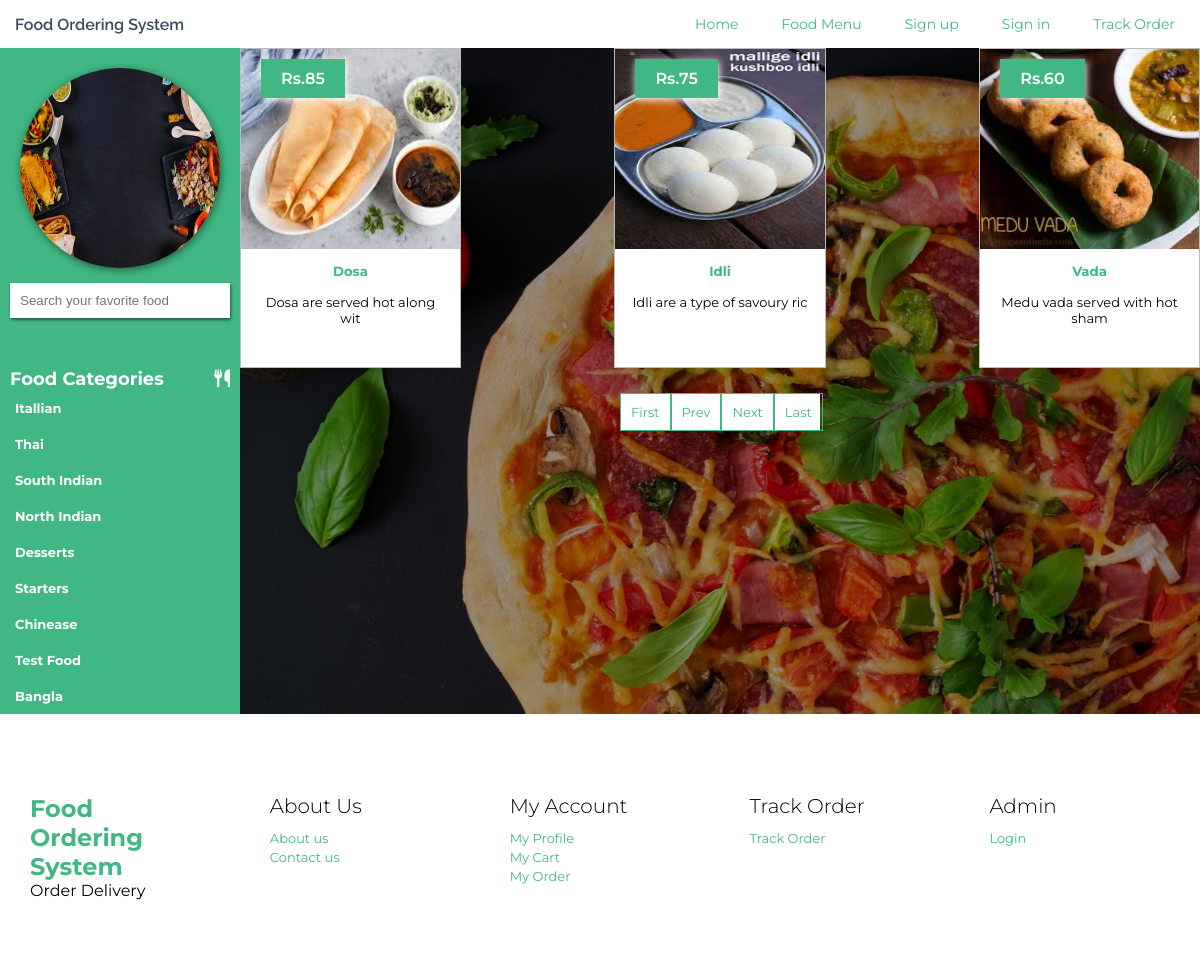
The page /viewfood-categorywise.php?catid=South Indian on the database its author committed.
### tables this page shows
CREATE TABLE `tblcategory` (
  `ID` int(5) NOT NULL,
  `CategoryName` varchar(120) DEFAULT NULL,
  `CreationDate` timestamp NULL DEFAULT current_timestamp()
);

CREATE TABLE `tblfood` (
  `ID` int(10) NOT NULL,
  `CategoryName` varchar(120) DEFAULT NULL,
  `ItemName` varchar(120) DEFAULT NULL,
  `ItemPrice` varchar(120) DEFAULT NULL,
  `ItemDes` varchar(500) DEFAULT NULL,
  `Image` varchar(120) DEFAULT NULL,
  `ItemQty` varchar(120) DEFAULT NULL
);

### viewfood-categorywise.php (the view, shortened to what this page needs)
<?php
include('includes/dbconnection.php');
  ?>
<!DOCTYPE html>
<html lang="en">
<head>
    <link href="css/animsition.min.css" rel="stylesheet">
    <link href="css/animate.css" rel="stylesheet">
    <link href="css/style.css" rel="stylesheet">
</head>
<link href="css/food-menu.css" rel="stylesheet">
<body>
    <div class="site-wrapper animsition" data-animsition-in="fade-in" data-animsition-out="fade-out">
        <header id="header" class="header-scroll top-header headrom">
            <?php include_once('includes/header.php');?>
        </header>
        <div class="page-wrapper">
            <section class="restaurants-page">
                <div class="menu-wrapper">
                    <div class="side-menu">
                        <div class="menu-img">
                            <img src="images/food.jpg" alt="food">
                        </div>
                        <div class="sidebar">
                            <form name="search" method="post" action="search-food.php">
                                <div class="main-block">
                                    <div class="input-group">
                                        <input type="text" class="form-control" placeholder="Search your favorite food"
                                            name="searchdata" id="searchdata">
                                    </div>
                                </div>
                            </form>
                            <div class="main-block">
                                <div class="sidebar-title">
                                    <h6>Food Categories</h6> <i class="fas fa-utensils"></i>
                                </div>
                                <?php
      $query=mysqli_query($con,"select * from  tblcategory");
              while($row=mysqli_fetch_array($query))
              {
              ?>
                                <ul class="categories">
                                    <li>
                                        <label class="custom-control custom-checkbox">
                                            <span class="custom-control-description"><a
                                                    href="viewfood-categorywise.php?catid=<?php echo $row['CategoryName'];?>"><?php echo $row['CategoryName'];?></a></span>
                                        </label>
                                    </li>
                                </ul>
                                <?php } ?>
                            </div>
                        </div>
                    </div>
                    <div class="items">
                        <div class="items-wrapper">
                            <?php
 $cid=$_GET['catid'];
$ret=mysqli_query($con,"select * from tblfood where CategoryName='$cid'");
while ($row=mysqli_fetch_array($ret)) {
?>
                            <div class="food-item">
                                <div class="food-item-wrap">
                                    <div class="food-img"> <img src="admin/itemimages/<?php echo $row['Image'];?>"
                                            width="300" height="180">
                                        <span class="price">Rs.<?php echo $row['ItemPrice'];?></span>
                                    </div>
                                    <div class="content">
                                        <h5><a
                                                href="food-detail.php?fid=<?php echo $row['ID'];?>"><?php echo $row['ItemName'];?></a>
                                        </h5>
                                        <div class="product-name"><?php echo substr($row['ItemDes'],0,30);?>
                                        </div>
                                    </div>
                                </div>
                            </div>
                            <?php } ?>
                        </div>
                        <div class="pagination-section">
                            <nav aria-label="...">
                                <ul class="pagination">
                                    <li class="page-link"><a href="?pageno=1">First</a></li>
                                    <li class="<?php if($pageno <= 1){ echo 'disabled'; } ?> page-link">
                                        <a
                                            href="<?php if($pageno <= 1){ echo '#'; } else { echo "?pageno=".($pageno - 1); } ?>">Prev</a>
                                    </li>
                                    <li class="<?php if($pageno >= $total_pages){ echo 'disabled'; } ?> page-link">
                                        <a
                                            href="<?php if($pageno >= $total_pages){ echo '#'; } else { echo "?pageno=".($pageno + 1); } ?>">Next</a>
                                    </li>
                                    <li class="page-link"><a href="?pageno=<?php echo $total_pages; ?>">Last</a>
                                    </li>
                                </ul>
                            </nav>
                        </div>
                    </div>
                </div>
        </div>
    </div>
    <?php include_once('includes/footer.php');?>
</body>
</html>

### css/style.css (style rules this page uses)
:root { --font-dark:#34495E; --font-white:#ffffff; --font-primary:#41B883; --bg-primary:#34495E; --bg-secondary:#41B883; }
* { margin: 0; padding: 0; box-sizing: border-box; }
body { font-family: 'Montserrat', sans-serif; }
a { text-decoration: none; }
section { padding: 80px 0; }
header { box-shadow: 1px 2px 3px rgba(0,0,0,0.5); background: white; }
.items-wrapper { display: flex; justify-content: space-between; flex-wrap: wrap; }
.food-item { max-width: 23%; }
.food-item-wrap { border: 1px solid #bbb; margin-bottom: 25px; height: 320px; overflow: hidden; position: relative; }
.food-item-wrap::before { position: absolute; content: ""; width: 100%; height: 100%; top: 0; left: 0; background-color: black; opacity: 0.5; z-index: 99; visibility: hidden; opacity: 0; transition: 0.4s; padding: 0 20px; }
.food-img { position: relative; height: 200px; }
.food-img > img { width: 100%; height: 100%; }
.food-item-wrap .content { padding: 14px 17px; text-align: center; }
.food-item-wrap .content h5 a { color: var(--font-primary); display: block; }
.food-item-wrap .content .product-name { font-size: 13px; margin-top: 15px; height: 45px; }
span.price { position: absolute; top: 10px; left: 20px; background-color: var(--bg-secondary); color: var(--font-white); padding: 10px 20px; font-weight: 600; box-shadow: 1px 2px 8px; z-index: 999; }

### css/food-menu.css (style rules this page uses)
section { padding: 0!important; }
.menu-wrapper { display: flex; }
.page-wrapper { background-image: url(../images/food_banner.jpg); background-size: cover; background-position: center; background-repeat: no-repeat; background-attachment: fixed; position: relative; }
.page-wrapper::before { position: absolute; content: ""; width: 100%; height: 100%; top: 0; left: 0; background-color: black; opacity: 0.4; }
.food-item-wrap { background-color: white; }
.side-menu { flex-basis: 20%; background: var(--bg-secondary); position: relative; z-index: 9999999; }
.menu-img { width: 200px; height: 200px; border-radius: 100px; box-shadow: 1px 2px 8px rgba(0,0,0,0.5); margin: 0 auto; margin-top: 20px; }
.menu-img>img { width: 100%; height: 100%; border-radius: 100px; }
.input-group { padding: 0 10px; }
.input-group input { height: 35px; border: none; outline: none; box-shadow: 1px 2px 3px rgba(0,0,0,0.5); margin-top: 15px; padding: 0 10px; width: 100%; }
.sidebar-title h6, i { font-size: 18px; color: var(--font-white); }
.sidebar-title { display: flex; justify-content: space-between; align-items: center; margin-top: 50px; padding: 0 10px; }
.categories { list-style-type: none; }
.categories li a { font-size: 13px; font-weight: 700; display: block; color: var(--font-white); padding: 10px 15px; }
.items { flex-basis: 80%; }
ul.pagination { list-style-type: none; margin: 0 auto; display: flex; background: white; align-items: center; max-width: 200px; position: relative; z-index: 9999999999; }
ul.pagination li a { color: var(--font-primary); font-size: 13px; padding: 10px; border: 1px solid var(--font-primary); display: block; }

### rows shown on the page
tblcategory: CategoryName "Itallian"
tblcategory: CategoryName "Thai"
tblcategory: CategoryName "South Indian"
tblcategory: CategoryName "North Indian"
tblcategory: CategoryName "Desserts"
tblcategory: CategoryName "Starters"
tblcategory: CategoryName "Chinease"
tblcategory: CategoryName "Test Food"
tblcategory: CategoryName "Bangla"
tblfood: Image (picture), ItemPrice "85", ItemName "Dosa", ItemDes "Dosa are served hot along wit"
tblfood: Image (picture), ItemPrice "75", ItemName "Idli", ItemDes "Idli are a type of savoury ric"
tblfood: Image (picture), ItemPrice "60", ItemName "Vada", ItemDes "Medu vada served with hot sham"
